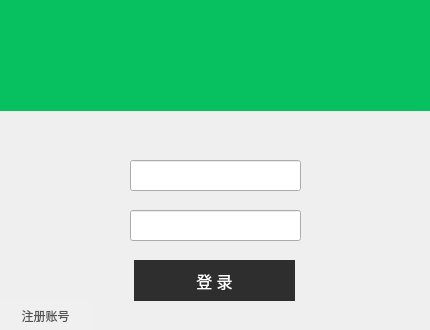
<?xml version="1.0" encoding="UTF-8"?>
<ui version="4.0">
 <class>Login</class>
 <widget class="QWidget" name="Login">
  <property name="geometry">
   <rect>
    <x>0</x>
    <y>0</y>
    <width>430</width>
    <height>330</height>
   </rect>
  </property>
  <property name="minimumSize">
   <size>
    <width>430</width>
    <height>330</height>
   </size>
  </property>
  <property name="maximumSize">
   <size>
    <width>430</width>
    <height>330</height>
   </size>
  </property>
  <property name="windowTitle">
   <string>Form</string>
  </property>
  <widget class="QWidget" name="widget" native="true">
   <property name="geometry">
    <rect>
     <x>0</x>
     <y>0</y>
     <width>431</width>
     <height>111</height>
    </rect>
   </property>
   <property name="sizePolicy">
    <sizepolicy hsizetype="Fixed" vsizetype="Fixed">
     <horstretch>0</horstretch>
     <verstretch>0</verstretch>
    </sizepolicy>
   </property>
   <property name="styleSheet">
    <string notr="true">background-color: rgb(7,193,96);
</string>
   </property>
  </widget>
  <widget class="QLineEdit" name="UserName">
   <property name="geometry">
    <rect>
     <x>130</x>
     <y>160</y>
     <width>171</width>
     <height>31</height>
    </rect>
   </property>
  </widget>
  <widget class="QLineEdit" name="Password">
   <property name="geometry">
    <rect>
     <x>130</x>
     <y>210</y>
     <width>171</width>
     <height>31</height>
    </rect>
   </property>
  </widget>
  <widget class="QPushButton" name="LoginButton">
   <property name="geometry">
    <rect>
     <x>134</x>
     <y>260</y>
     <width>161</width>
     <height>41</height>
    </rect>
   </property>
   <property name="font">
    <font>
     <family>微软雅黑</family>
     <pointsize>12</pointsize>
    </font>
   </property>
   <property name="styleSheet">
    <string notr="true">background-color: rgb(46,46,46);
color: rgb(255, 255, 255);
border:none;</string>
   </property>
   <property name="text">
    <string>登 录</string>
   </property>
  </widget>
  <widget class="QPushButton" name="SignUp">
   <property name="geometry">
    <rect>
     <x>0</x>
     <y>300</y>
     <width>91</width>
     <height>31</height>
    </rect>
   </property>
   <property name="font">
    <font>
     <family>等线</family>
     <underline>false</underline>
    </font>
   </property>
   <property name="styleSheet">
    <string notr="true">border:none;
color: rgb(82, 82, 82);
background-color: rgb(240,240,240);</string>
   </property>
   <property name="text">
    <string>注册账号</string>
   </property>
  </widget>
 </widget>
 <resources/>
 <connections/>
</ui>
